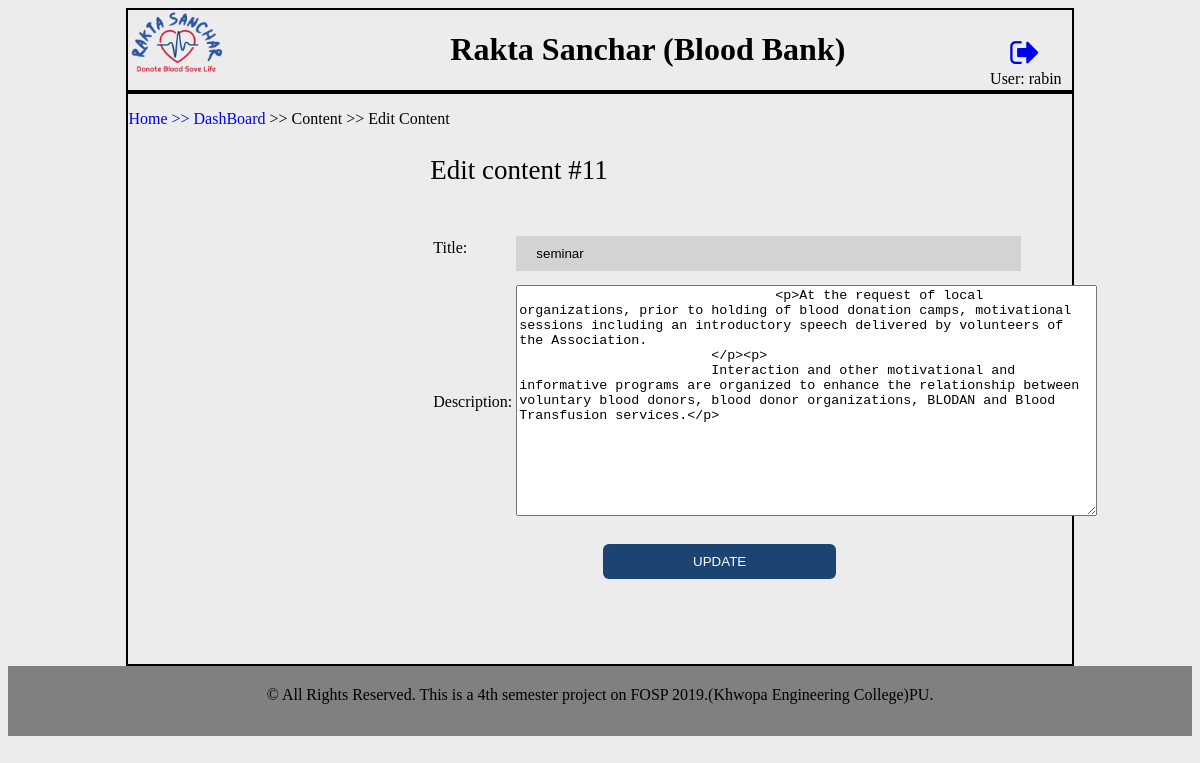
/admin/edit_content.php?sn=11 (signed in), run on the app's committed database.
### tables this page shows
CREATE TABLE `content` (
  `id` int(11) NOT NULL,
  `title` varchar(50) NOT NULL,
  `description` text NOT NULL,
  `created_at` datetime NOT NULL DEFAULT current_timestamp(),
  `postby_id` int(6) DEFAULT NULL,
  `is_verified` int(1) NOT NULL DEFAULT 0,
  `verifiedby_id` int(6) DEFAULT NULL,
  `updated_at` datetime DEFAULT NULL ON UPDATE current_timestamp(),
  `hits` int(6) DEFAULT NULL,
  `status` int(1) NOT NULL DEFAULT 1
);

### admin/edit_content.php (the view, shortened to what this page needs)
<!DOCTYPE html>
<html>
<head>
	<link rel="stylesheet" href="https://cdnjs.cloudflare.com/ajax/libs/font-awesome/4.7.0/css/font-awesome.min.css">
</head>
<body style="background-color: #ececec;">
<?php
$user_sn = @$_GET['sn'];
require_once("DBConnect.php");
$sql = "SELECT * FROM `content` WHERE `id`='$user_sn' Limit 0, 10";
$result = mysqli_query($conn, $sql);
$prev_data = mysqli_fetch_assoc($result);
?>
<div style="border: 2px solid; border-color: black; height: 100%; margin:0 10%; " >
	 <?php include('header.php');?>
	</div>
	<div style="border: 2px solid; border-color: black; min-height: 570px; margin:0 10%; " >
		<div>
		<p><a href="../index.php">Home</a> <a href="index.php">>> DashBoard</a> >> Content >> Edit Content</p>
		</div>
		<div style="margin-left: 32%;">
<form action="" method="POST" name="user">
	<p style="font-size: 27px;">Edit content #<?= $prev_data['id'];?></p>
<table id="adduser">
	<tr>
		<td>Title:</td>
		<td><input type="text" name="title" value="<?= $prev_data['title'];?>" required="required"></td>
	</tr>
	<tr>
		<td>Description:</td>
		<td>
			<textarea name="description" id="editor" rows="15"  cols="70" required="required">
				<?= $prev_data['description'];?>
			</textarea>
		</td>
	</tr>
	<tr>
		<td>&nbsp;</td>
		<td><input type="submit" name="add_user" value="UPDATE"></td>
	</tr>
</table>
</form>
</div>
</div>
<?php include('footer.php');?>
</body>
</html>

### admin/footer.php (shortened to what this page needs)
<?php
require_once("DBConnect.php");
$sql = "SELECT * FROM `content` WHERE `title`='footer'";
$result = mysqli_query($conn, $sql);
$row = mysqli_fetch_assoc($result);
?>
		<div style="height: 50px;background: grey; text-align: center;padding-top: 20px;"><?=$row["description"];?></div>

### admin/edit_content.php (style rules this page uses)
input { width: 80%; background-color: lightgray; color: black; padding: 10px 20px; margin: 20px 0px 10px 0px; border: none; cursor: pointer; }
input[type=submit] { width: 40%; background-color: #1c4472; color: white; padding: 10px 20px; margin: 20px auto 10px 15%; border: none; border-radius: 6px; cursor: pointer; }
a { text-decoration: none; }

### data on the page
content: id "11", title "seminar", description "<p>At the request of local organizations, prior to holding of blood donation camps, motivational sessions including an introductory speech delivered by volunteers of the Association. </p><p> Interaction and other motivational and informative programs are organized to enhance the relationship between voluntary blood donors, blood donor organizations, BLODAN and Blood Transfusion services.</p>"
content: description "© All Rights Reserved. This is a 4th semester project on FOSP 2019.(Khwopa Engineering College)PU."

### other printed values
$_SESSION['username'] "rabin"
